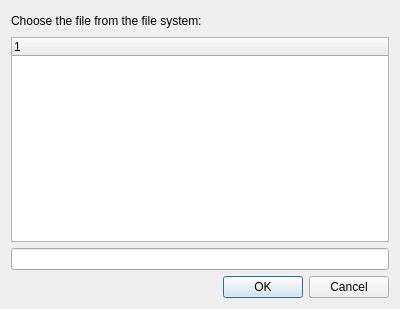
<?xml version="1.0" encoding="UTF-8"?>
<ui version="4.0">
 <class>FileBrowserDialog</class>
 <widget class="QDialog" name="FileBrowserDialog">
  <property name="geometry">
   <rect>
    <x>0</x>
    <y>0</y>
    <width>400</width>
    <height>309</height>
   </rect>
  </property>
  <property name="windowTitle">
   <string>Dialog</string>
  </property>
  <layout class="QGridLayout" name="gridLayout">
   <item row="0" column="0">
    <widget class="QLabel" name="label">
     <property name="text">
      <string>Choose the file from the file system:</string>
     </property>
    </widget>
   </item>
   <item row="0" column="1">
    <spacer name="horizontalSpacer">
     <property name="orientation">
      <enum>Qt::Horizontal</enum>
     </property>
     <property name="sizeHint" stdset="0">
      <size>
       <width>160</width>
       <height>20</height>
      </size>
     </property>
    </spacer>
   </item>
   <item row="1" column="0" colspan="2">
    <widget class="QTreeWidget" name="fileSystemTreeWidget">
     <column>
      <property name="text">
       <string notr="true">1</string>
      </property>
     </column>
    </widget>
   </item>
   <item row="2" column="0" colspan="2">
    <widget class="QLineEdit" name="fileNameLineEdit"/>
   </item>
   <item row="3" column="0" colspan="2">
    <widget class="QDialogButtonBox" name="buttonBox">
     <property name="orientation">
      <enum>Qt::Horizontal</enum>
     </property>
     <property name="standardButtons">
      <set>QDialogButtonBox::Cancel|QDialogButtonBox::Ok</set>
     </property>
    </widget>
   </item>
  </layout>
 </widget>
 <resources/>
 <connections>
  <connection>
   <sender>buttonBox</sender>
   <signal>accepted()</signal>
   <receiver>FileBrowserDialog</receiver>
   <slot>accept()</slot>
   <hints>
    <hint type="sourcelabel">
     <x>248</x>
     <y>254</y>
    </hint>
    <hint type="destinationlabel">
     <x>157</x>
     <y>274</y>
    </hint>
   </hints>
  </connection>
  <connection>
   <sender>buttonBox</sender>
   <signal>rejected()</signal>
   <receiver>FileBrowserDialog</receiver>
   <slot>reject()</slot>
   <hints>
    <hint type="sourcelabel">
     <x>316</x>
     <y>260</y>
    </hint>
    <hint type="destinationlabel">
     <x>286</x>
     <y>274</y>
    </hint>
   </hints>
  </connection>
 </connections>
</ui>
